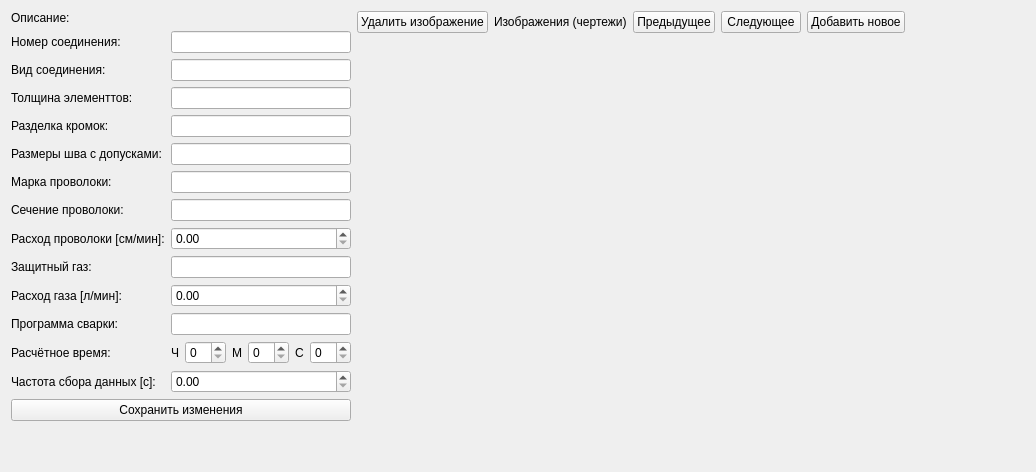
      <widget class="QWidget" name="page_5">
       <layout class="QHBoxLayout" name="horizontalLayout_2">
        <item>
         <layout class="QVBoxLayout" name="verticalLayout_10">
          <property name="sizeConstraint">
           <enum>QLayout::SetFixedSize</enum>
          </property>
          <item>
           <layout class="QFormLayout" name="formLayout_7">
            <item row="0" column="0">
             <widget class="QLabel" name="label_43">
              <property name="text">
               <string>Описание:</string>
              </property>
             </widget>
            </item>
            <item row="1" column="0">
             <widget class="QLabel" name="label_44">
              <property name="text">
               <string>Номер соединения:</string>
              </property>
             </widget>
            </item>
            <item row="1" column="1">
             <widget class="QLineEdit" name="connId">
              <property name="toolTip">
               <string>Идентификатор соединения</string>
              </property>
             </widget>
            </item>
            <item row="2" column="0">
             <widget class="QLabel" name="label_45">
              <property name="text">
               <string>Вид соединения:</string>
              </property>
             </widget>
            </item>
            <item row="2" column="1">
             <widget class="QLineEdit" name="ctype">
              <property name="toolTip">
               <string>Вид сварного соединения согласно технической документации</string>
              </property>
             </widget>
            </item>
            <item row="3" column="0">
             <widget class="QLabel" name="label_47">
              <property name="text">
               <string>Толщина элементтов:</string>
              </property>
             </widget>
            </item>
            <item row="4" column="0">
             <widget class="QLabel" name="label_48">
              <property name="text">
               <string>Разделка кромок:</string>
              </property>
             </widget>
            </item>
            <item row="4" column="1">
             <widget class="QLineEdit" name="jointBevelling">
              <property name="toolTip">
               <string>Разделка кромок сварного соединения</string>
              </property>
             </widget>
            </item>
            <item row="5" column="0">
             <widget class="QLabel" name="label_49">
              <property name="text">
               <string>Размеры шва с допусками:</string>
              </property>
             </widget>
            </item>
            <item row="5" column="1">
             <widget class="QLineEdit" name="seamDimensions">
              <property name="toolTip">
               <string>Размеры сварного шва с допусками</string>
              </property>
             </widget>
            </item>
            <item row="6" column="0">
             <widget class="QLabel" name="label_14">
              <property name="text">
               <string>Марка проволоки:</string>
              </property>
             </widget>
            </item>
            <item row="6" column="1">
             <widget class="QLineEdit" name="fillerWireMark"/>
            </item>
            <item row="7" column="0">
             <widget class="QLabel" name="label_50">
              <property name="text">
               <string>Сечение проволоки:</string>
              </property>
             </widget>
            </item>
            <item row="8" column="0">
             <widget class="QLabel" name="label_51">
              <property name="text">
               <string>Расход проволоки [см/мин]:</string>
              </property>
             </widget>
            </item>
            <item row="8" column="1">
             <widget class="QDoubleSpinBox" name="wireConsumption">
              <property name="toolTip">
               <string>Рассчётный расход сварочной проволоки</string>
              </property>
             </widget>
            </item>
            <item row="9" column="0">
             <widget class="QLabel" name="label_52">
              <property name="text">
               <string>Защитный газ:</string>
              </property>
             </widget>
            </item>
            <item row="9" column="1">
             <widget class="QLineEdit" name="shieldingGasType">
              <property name="toolTip">
               <string>Тип защитного газа</string>
              </property>
             </widget>
            </item>
            <item row="10" column="0">
             <widget class="QLabel" name="label_53">
              <property name="text">
               <string>Расход газа [л/мин]:</string>
              </property>
             </widget>
            </item>
            <item row="10" column="1">
             <widget class="QDoubleSpinBox" name="shieldingGasConsumption">
              <property name="toolTip">
               <string>Рассчётный расход защитного газа на соединение</string>
              </property>
             </widget>
            </item>
            <item row="11" column="0">
             <widget class="QLabel" name="label_54">
              <property name="text">
               <string>Программа сварки:</string>
              </property>
             </widget>
            </item>
            <item row="11" column="1">
             <widget class="QLineEdit" name="programmName">
              <property name="toolTip">
               <string>Наименование программы сварки соединения</string>
              </property>
             </widget>
            </item>
            <item row="12" column="0">
             <widget class="QLabel" name="label_55">
              <property name="text">
               <string>Расчётное время:</string>
              </property>
             </widget>
            </item>
            <item row="12" column="1">
             <layout class="QHBoxLayout" name="horizontalLayout_10">
              <item>
               <widget class="QLabel" name="label_16">
                <property name="text">
                 <string>Ч</string>
                </property>
               </widget>
              </item>
              <item>
               <widget class="QSpinBox" name="HweldingTime"/>
              </item>
              <item>
               <widget class="QLabel" name="label_18">
                <property name="text">
                 <string>М</string>
                </property>
               </widget>
              </item>
              <item>
               <widget class="QSpinBox" name="MweldingTime">
                <property name="maximum">
                 <number>59</number>
                </property>
               </widget>
              </item>
              <item>
               <widget class="QLabel" name="label_20">
                <property name="text">
                 <string>С</string>
                </property>
               </widget>
              </item>
              <item>
               <widget class="QSpinBox" name="SweldingTime">
                <property name="maximum">
                 <number>59</number>
                </property>
               </widget>
              </item>
             </layout>
            </item>
            <item row="3" column="1">
             <widget class="QLineEdit" name="thicknessOfElement"/>
            </item>
            <item row="7" column="1">
             <widget class="QLineEdit" name="fillerWireDiam"/>
            </item>
            <item row="13" column="0">
             <widget class="QLabel" name="label_40">
              <property name="text">
               <string>Частота сбора данных [с]:</string>
              </property>
             </widget>
            </item>
            <item row="13" column="1">
             <widget class="QDoubleSpinBox" name="preferredPeriod"/>
            </item>
           </layout>
          </item>
          <item>
           <widget class="QPushButton" name="saveConn">
            <property name="text">
             <string>Сохранить изменения</string>
            </property>
           </widget>
          </item>
          <item>
           <spacer name="verticalSpacer_6">
            <property name="orientation">
             <enum>Qt::Vertical</enum>
            </property>
            <property name="sizeHint" stdset="0">
             <size>
              <width>20</width>
              <height>40</height>
             </size>
            </property>
           </spacer>
          </item>
         </layout>
        </item>
        <item>
         <layout class="QVBoxLayout" name="verticalLayout_9">
          <item>
           <layout class="QHBoxLayout" name="horizontalLayout_7">
            <item>
             <widget class="QPushButton" name="delConnImg">
              <property name="text">
               <string>Удалить изображение</string>
              </property>
             </widget>
            </item>
            <item>
             <widget class="QLabel" name="label_41">
              <property name="text">
               <string>Изображения (чертежи)</string>
              </property>
             </widget>
            </item>
            <item>
             <widget class="QPushButton" name="prvConnImg">
              <property name="text">
               <string>Предыдущее</string>
              </property>
             </widget>
            </item>
            <item>
             <widget class="QPushButton" name="nextConnImg">
              <property name="text">
               <string>Следующее</string>
              </property>
             </widget>
            </item>
            <item>
             <widget class="QPushButton" name="newConnImg">
              <property name="text">
               <string>Добавить новое</string>
              </property>
             </widget>
            </item>
            <item>
             <spacer name="horizontalSpacer_6">
              <property name="orientation">
               <enum>Qt::Horizontal</enum>
              </property>
              <property name="sizeHint" stdset="0">
               <size>
                <width>40</width>
                <height>20</height>
               </size>
              </property>
             </spacer>
            </item>
           </layout>
          </item>
          <item>
           <widget class="QLabel" name="connImg">
            <property name="text">
             <string/>
            </property>
           </widget>
          </item>
          <item>
           <spacer name="verticalSpacer_5">
            <property name="orientation">
             <enum>Qt::Vertical</enum>
            </property>
            <property name="sizeHint" stdset="0">
             <size>
              <width>20</width>
              <height>40</height>
             </size>
            </property>
           </spacer>
          </item>
         </layout>
        </item>
        <item>
         <spacer name="horizontalSpacer_13">
          <property name="orientation">
           <enum>Qt::Horizontal</enum>
          </property>
          <property name="sizeHint" stdset="0">
           <size>
            <width>40</width>
            <height>20</height>
           </size>
          </property>
         </spacer>
        </item>
        <item>
         <spacer name="horizontalSpacer_5">
          <property name="orientation">
           <enum>Qt::Horizontal</enum>
          </property>
          <property name="sizeHint" stdset="0">
           <size>
            <width>40</width>
            <height>20</height>
           </size>
          </property>
         </spacer>
        </item>
       </layout>
      </widget>
